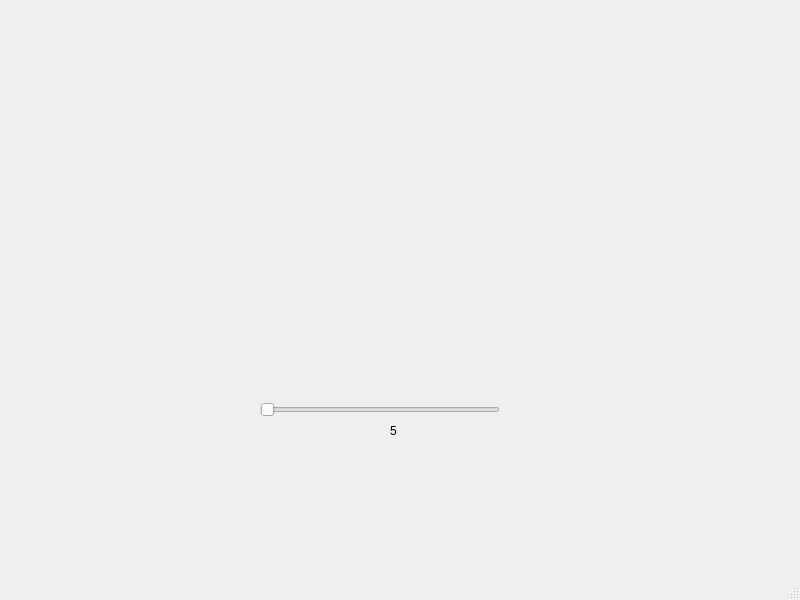
<?xml version="1.0" encoding="UTF-8"?>
<ui version="4.0">
 <class>MainWindow</class>
 <widget class="QMainWindow" name="MainWindow">
  <property name="geometry">
   <rect>
    <x>0</x>
    <y>0</y>
    <width>800</width>
    <height>600</height>
   </rect>
  </property>
  <property name="windowTitle">
   <string>MainWindow</string>
  </property>
  <widget class="QWidget" name="centralwidget">
   <widget class="QCustomPlot" name="widget" native="true">
    <property name="geometry">
     <rect>
      <x>10</x>
      <y>30</y>
      <width>779</width>
      <height>361</height>
     </rect>
    </property>
   </widget>
   <widget class="QSlider" name="horizontalSlider">
    <property name="geometry">
     <rect>
      <x>260</x>
      <y>400</y>
      <width>240</width>
      <height>20</height>
     </rect>
    </property>
    <property name="orientation">
     <enum>Qt::Horizontal</enum>
    </property>
   </widget>
   <widget class="QLabel" name="label">
    <property name="geometry">
     <rect>
      <x>390</x>
      <y>420</y>
      <width>16</width>
      <height>21</height>
     </rect>
    </property>
    <property name="text">
     <string>5</string>
    </property>
   </widget>
  </widget>
  <widget class="QMenuBar" name="menubar">
   <property name="geometry">
    <rect>
     <x>0</x>
     <y>0</y>
     <width>800</width>
     <height>25</height>
    </rect>
   </property>
  </widget>
  <widget class="QStatusBar" name="statusbar"/>
 </widget>
 <customwidgets>
  <customwidget>
   <class>QCustomPlot</class>
   <extends>QWidget</extends>
   <header>qcustomplot.h</header>
   <container>1</container>
  </customwidget>
 </customwidgets>
 <resources/>
 <connections/>
</ui>
